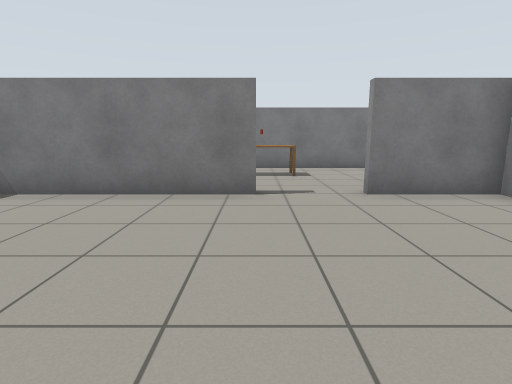
[1] (above)

12 first-person views from a walk through a robot-simulator world made for Gazebo. The camera is 1 m above the floor, tilts 10° down and sees 80° across. The floor is counted in squares, 1 m on a side. Each view is taken from the middle of a square. On the plan, view 1 faces up. The plan holds only what a view shows up to about 12 squares ahead; the rest is blank. Simple shapes stand in for some stock models.

[2]
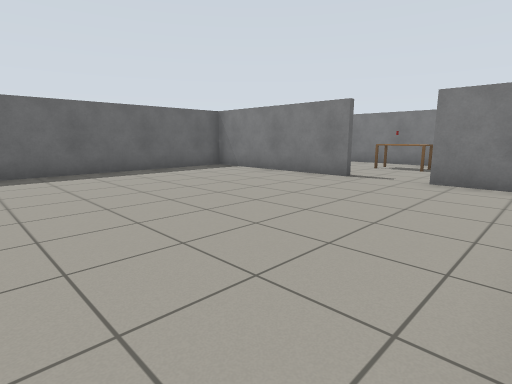

[3]
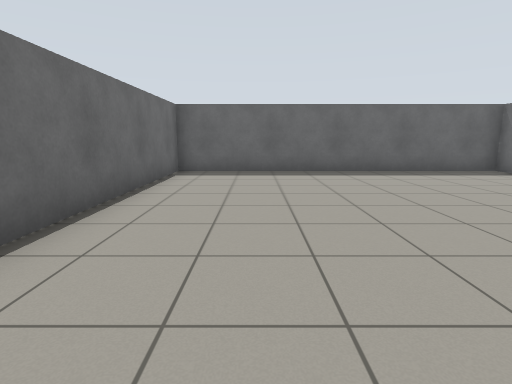

[4]
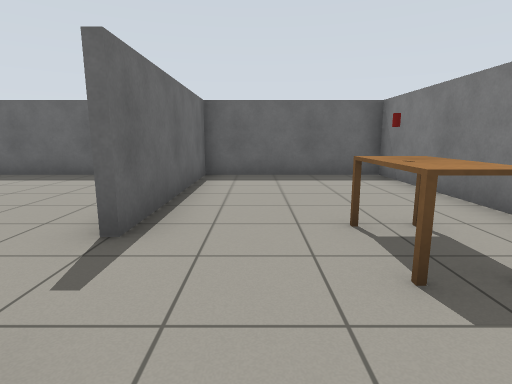

[5]
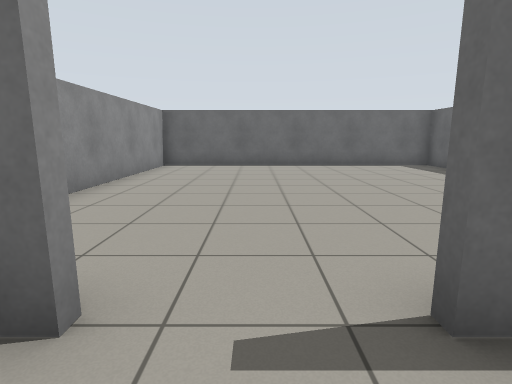

[6]
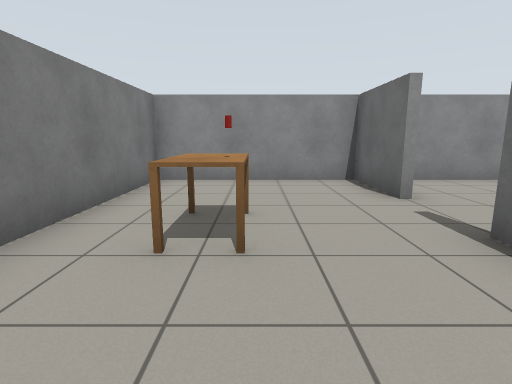

[7]
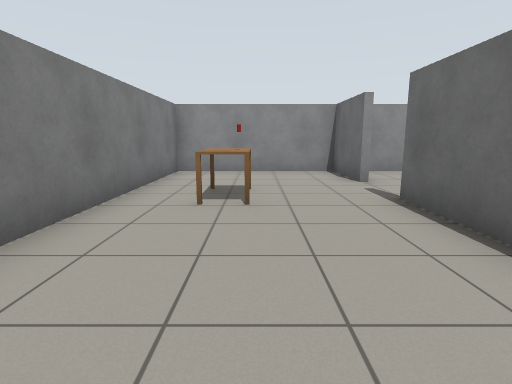

[8]
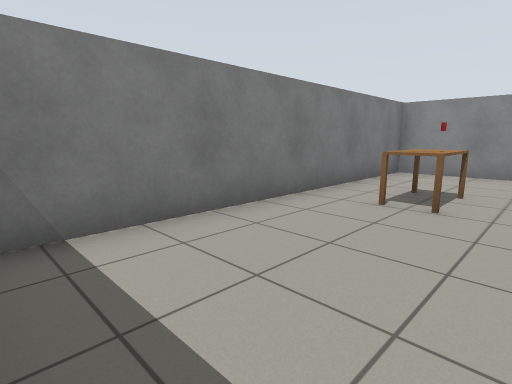

[9]
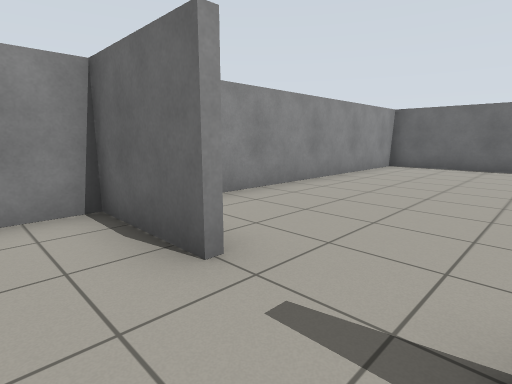

[10]
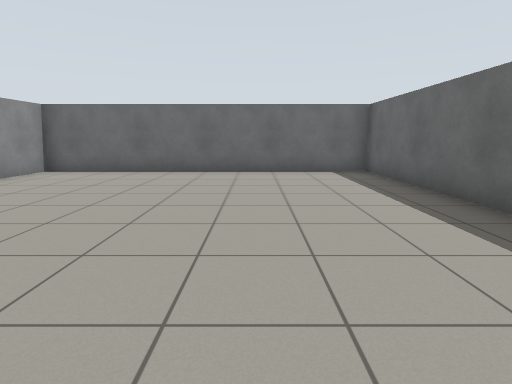

[11]
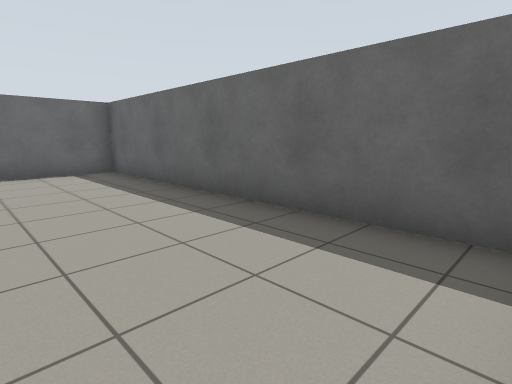

[12]
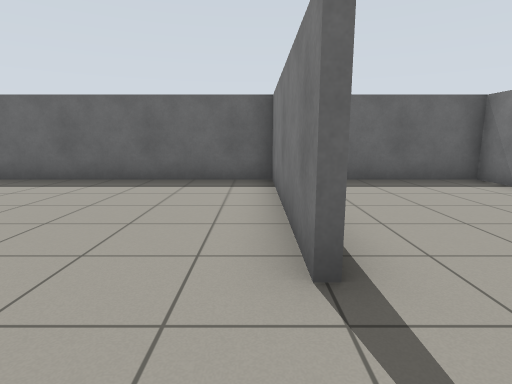

### Floor plan
Ten units are one square. View 1 is at (0, 0); x grows to the right and y downward. Boxes are objects, and circles mark ways between rooms. Rooms are numbered by the first view taken in them; rooms with no view inside come last. Other rooms are left out.
<svg viewBox="-60 -109 110 158">
<path fill="none" stroke="#000" d="M1 -54 -55 -54M-54 -60 -54 44 44 44 44 -60M45 -54 20 -54M19 -56 45 -56M44 -60 44 -104 -54 -104 -54 -60M-55 -56 1 -56"/>
<rect x="-5" y="-85" width="10" height="10" fill="#bbb"><title>other object</title></rect>
<rect x="-5" y="-95" width="20" height="20" fill="#bbb"><title>table</title></rect>
<circle cx="5" cy="-60" r="3" fill="#2a7"/>
<text x="-10" y="-10">1</text>
<text x="0" y="-80">2</text>
</svg>
Room 1 opens to room 2.

Where each view was taken, in squares from view 1:
view 1: 0 up, 0 right, facing up
view 2: 2 down, 4 right, facing up-left
view 3: 2 down, 4 right, facing left
view 4: 7 up, 3 right, facing left
view 5: 7 up, 1 right, facing down
view 6: 8 up, 3 left, facing right
view 7: 8 up, 5 left, facing right
view 8: 7 up, 5 left, facing up-right
view 9: 7 up, 0 right, facing down-right
view 10: 5 up, 2 left, facing down
view 11: 5 up, 2 left, facing down-left
view 12: 5 up, 2 right, facing left
